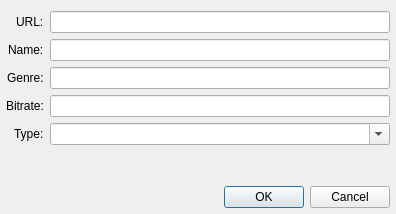
<?xml version="1.0" encoding="UTF-8"?>
<ui version="4.0">
 <class>EditStreamDialog</class>
 <widget class="QDialog" name="EditStreamDialog">
  <property name="geometry">
   <rect>
    <x>0</x>
    <y>0</y>
    <width>396</width>
    <height>214</height>
   </rect>
  </property>
  <property name="windowTitle">
   <string>Edit Stream</string>
  </property>
  <layout class="QVBoxLayout" name="verticalLayout">
   <property name="leftMargin">
    <number>6</number>
   </property>
   <property name="rightMargin">
    <number>6</number>
   </property>
   <property name="bottomMargin">
    <number>6</number>
   </property>
   <item>
    <layout class="QFormLayout" name="formLayout">
     <property name="labelAlignment">
      <set>Qt::AlignRight|Qt::AlignTrailing|Qt::AlignVCenter</set>
     </property>
     <item row="0" column="0">
      <widget class="QLabel" name="label">
       <property name="text">
        <string>URL:</string>
       </property>
      </widget>
     </item>
     <item row="0" column="1">
      <widget class="QLineEdit" name="urlLineEdit"/>
     </item>
     <item row="1" column="0">
      <widget class="QLabel" name="label_2">
       <property name="text">
        <string>Name:</string>
       </property>
      </widget>
     </item>
     <item row="1" column="1">
      <widget class="QLineEdit" name="nameLineEdit"/>
     </item>
     <item row="2" column="0">
      <widget class="QLabel" name="label_3">
       <property name="text">
        <string>Genre:</string>
       </property>
      </widget>
     </item>
     <item row="2" column="1">
      <widget class="QLineEdit" name="genreLineEdit"/>
     </item>
     <item row="3" column="0">
      <widget class="QLabel" name="label_4">
       <property name="text">
        <string>Bitrate:</string>
       </property>
      </widget>
     </item>
     <item row="3" column="1">
      <widget class="QLineEdit" name="bitrateLineEdit"/>
     </item>
     <item row="4" column="0">
      <widget class="QLabel" name="label_5">
       <property name="text">
        <string>Type:</string>
       </property>
      </widget>
     </item>
     <item row="4" column="1">
      <widget class="QComboBox" name="typeComboBox">
       <property name="editable">
        <bool>true</bool>
       </property>
      </widget>
     </item>
    </layout>
   </item>
   <item>
    <spacer name="verticalSpacer">
     <property name="orientation">
      <enum>Qt::Vertical</enum>
     </property>
     <property name="sizeHint" stdset="0">
      <size>
       <width>20</width>
       <height>0</height>
      </size>
     </property>
    </spacer>
   </item>
   <item>
    <widget class="QDialogButtonBox" name="buttonBox">
     <property name="orientation">
      <enum>Qt::Horizontal</enum>
     </property>
     <property name="standardButtons">
      <set>QDialogButtonBox::Cancel|QDialogButtonBox::Ok</set>
     </property>
    </widget>
   </item>
  </layout>
 </widget>
 <resources/>
 <connections>
  <connection>
   <sender>buttonBox</sender>
   <signal>accepted()</signal>
   <receiver>EditStreamDialog</receiver>
   <slot>accept()</slot>
   <hints>
    <hint type="sourcelabel">
     <x>248</x>
     <y>254</y>
    </hint>
    <hint type="destinationlabel">
     <x>157</x>
     <y>274</y>
    </hint>
   </hints>
  </connection>
  <connection>
   <sender>buttonBox</sender>
   <signal>rejected()</signal>
   <receiver>EditStreamDialog</receiver>
   <slot>reject()</slot>
   <hints>
    <hint type="sourcelabel">
     <x>316</x>
     <y>260</y>
    </hint>
    <hint type="destinationlabel">
     <x>286</x>
     <y>274</y>
    </hint>
   </hints>
  </connection>
 </connections>
</ui>
